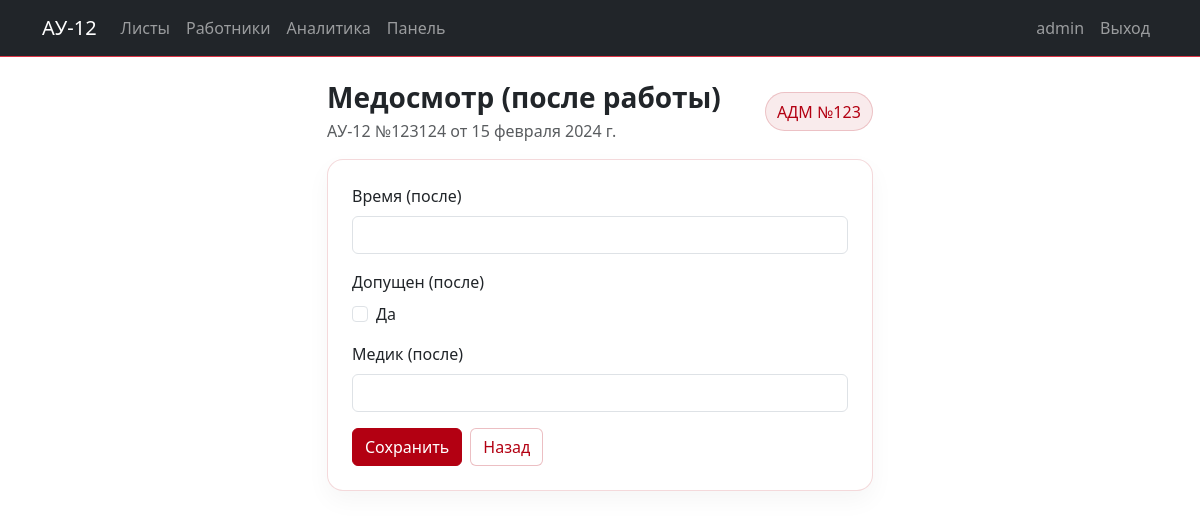
The app's page /au12/4/med-post/ (signed in), older data.
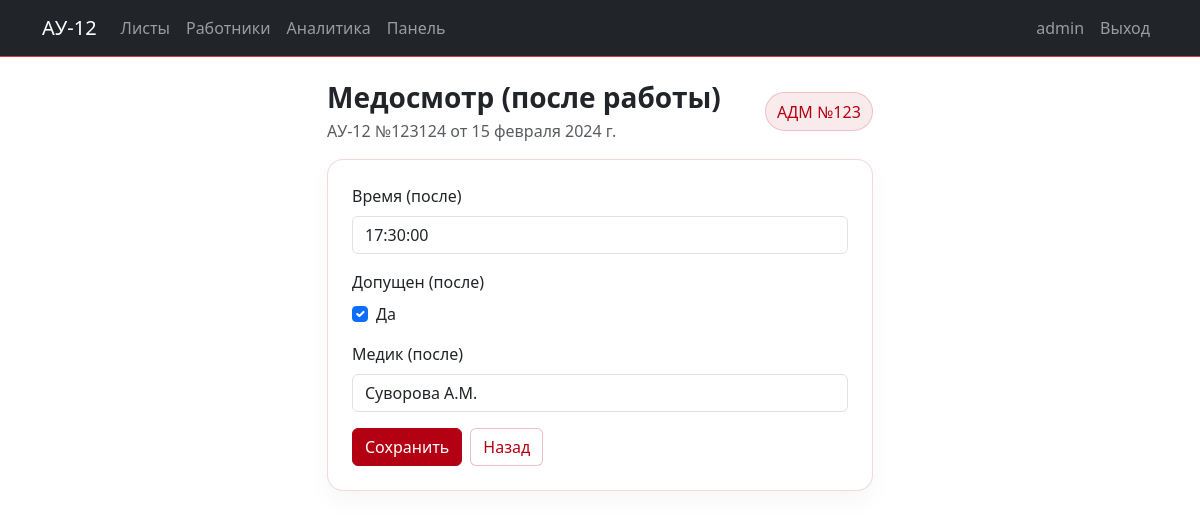
The same page, newer data.
### apps/routesheets/models.py (models this page shows)
class AU12MedicalCheck(models.Model):
    routesheet = models.OneToOneField(
        RouteSheetAU12,
        verbose_name="Маршрутный лист",
        on_delete=models.CASCADE,
        related_name="medical",
    )
    pre_time = models.TimeField("Время медосмотра (до)", null=True, blank=True)
    pre_allowed = models.BooleanField("Допущен (до)", default=False)
    pre_medic_name = models.CharField("Медик (до)", max_length=255, blank=True)
    post_time = models.TimeField("Время медосмотра (после)", null=True, blank=True)
    post_allowed = models.BooleanField("Допущен (после)", default=False)
    post_medic_name = models.CharField("Медик (после)", max_length=255, blank=True)
    class Meta:
        verbose_name = "Медосмотр"
        verbose_name_plural = "Медосмотры"

### apps/routesheets/views.py (the view)
# urls.py: path("au12/<int:pk>/med-post/", views.au12_med_post, name="au12_med_post"),
def au12_med_post(request, pk: int):
    rs = get_object_or_404(RouteSheetAU12, pk=pk)
    _require_access(request, rs, AU12Step.MED_POST)
    med, _ = AU12MedicalCheck.objects.get_or_create(routesheet=rs)
    if request.method == "POST":
        form = MedicalPostForm(request.POST, instance=med)
        if form.is_valid():
            form.save()
            recalc_status_and_step(rs)
            rs.save(update_fields=["status", "step"])
            messages.success(request, "Медосмотр (после) сохранён.")
            return redirect("routesheets:au12_detail", pk=rs.pk)
    else:
        form = MedicalPostForm(instance=med)
    return render(request, "routesheets/au12_med_post.html", {"rs": rs, "form": form})

### apps/routesheets/forms.py
class MedicalPostForm(forms.ModelForm):
    class Meta:
        model = AU12MedicalCheck
        fields = ["post_time", "post_allowed", "post_medic_name"]
        labels = {
            "post_time": "Время (после)",
            "post_allowed": "Допущен (после)",
            "post_medic_name": "Медик (после)",
        }
    def __init__(self, *args, **kwargs):
        super().__init__(*args, **kwargs)
        bootstrapify_form(self)

### apps/directory/models.py (called while the page is built)
    def __str__(self):
        return f"{self.type_name} №{self.number}"

### apps/routesheets/forms.py (called while the page is built)
def bootstrapify_form(form: forms.Form) -> forms.Form:
    for _, f in form.fields.items():
        cls = f.widget.attrs.get("class", "")
        if "form-control" in cls or "form-select" in cls or "form-check-input" in cls:
            continue
        if f.widget.__class__.__name__ in ["Select", "SelectMultiple"]:
            f.widget.attrs["class"] = (cls + " form-select").strip()
        elif f.widget.__class__.__name__ in ["CheckboxInput"]:
            f.widget.attrs["class"] = (cls + " form-check-input").strip()
        else:
            f.widget.attrs["class"] = (cls + " form-control").strip()
    return form

### apps/routesheets/templates/routesheets/au12_med_post.html (shortened to what this page needs)
{% extends "base.html" %}
{% block content %}
<div class="row justify-content-center">
  <div class="col-lg-6">
    <div class="d-flex align-items-center justify-content-between mb-3">
      <div>
        <h3 class="section-title mb-1">Медосмотр (после работы)</h3>
        <div class="text-muted">АУ-12 №{{ rs.number }} от {{ rs.date }}</div>
      </div>
      <span class="badge-soft">{{ rs.ssps_unit }}</span>
    </div>
    <div class="card p-4">
      <form method="post">
        {% for field in form %}
          <div class="mb-3">
            <label class="form-label">{{ field.label }}</label>
            {% if field.field.widget.input_type == "checkbox" %}
              <div class="form-check">{{ field }} <label class="form-check-label">Да</label></div>
            {% else %}
              {{ field }}
            {% endif %}
          </div>
        {% endfor %}
        <div class="d-flex gap-2">
          <button class="btn btn-brand" type="submit">Сохранить</button>
          <a class="btn btn-ghost" href="{% url 'routesheets:au12_detail' rs.id %}">Назад</a>
        </div>
      </form>
    </div>
  </div>
</div>
{% endblock %}

Row changes from the older to the newer data that the page shows:
changed AU12MedicalCheck: post_time (not shown) → "17:30:00"; post_allowed "☐" → "☑"; post_medic_name (not shown) → "Суворова А.М."
